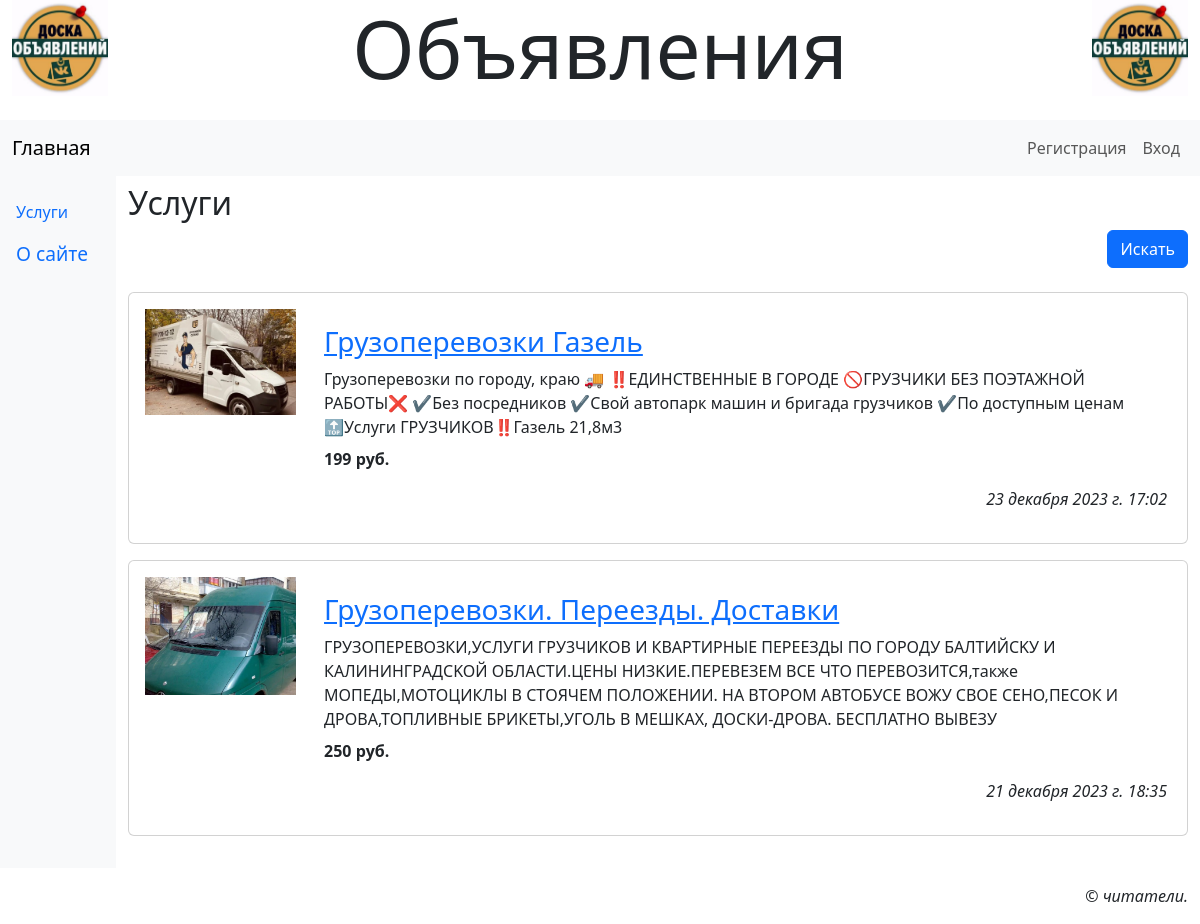
/1/, run on the app's committed database.
### main/models.py (models this page shows, shortened)
class Rubric(models.Model):
    name = models.CharField(max_length=20, unique=True, verbose_name='Название')
    order = models.IntegerField(default=0, db_index=True, verbose_name='Порядок')
    super_rubric = models.ForeignKey('SuperRubric', blank=True, on_delete=models.PROTECT, null=True,
                                     verbose_name='Надрубрика')

class Bb (models.Model):
    rubric = models.ForeignKey(SubRubric, on_delete=models.PROTECT, verbose_name='Рубрика')
    title = models.CharField(max_length=40, verbose_name='Товар')
    content = models.TextField(verbose_name='Описание')
    price = models.IntegerField(default=0, verbose_name='Цена')
    contacts = models.TextField(verbose_name='Контакты')
    image = models.ImageField(blank=True, upload_to=get_timestamp_path, verbose_name='Изображение')
    author = models.ForeignKey(AdvUser, on_delete=models.CASCADE, verbose_name='Автор объявления')
    is_active = models.BooleanField(default=True, db_index=True, verbose_name='Выводить в списке?')
    created_at = models.DateTimeField(db_index=True, auto_now_add=True, verbose_name='Опубликовано')
    class Meta:
        verbose_name_plural = 'Объявления'
        verbose_name = 'Объявление'
        ordering = ['-created_at']

### main/views.py (the view)
# urls.py: path('<int:pk>/', rubric_bbs, name='rubric_bbs'),
def rubric_bbs(request, pk):
    rubric = get_object_or_404(SubRubric, pk=pk)
    bbs = Bb.objects.filter(is_active=True, rubric=pk)
    if 'keyword' in request.GET:
        keyword = request.GET['keyword']
        q = Q(title__icontains=keyword) | Q(content__icontains=keyword)
        bbs = bbs.filter(q)
    else:
        keyword = ''
        form = SearchForm(initial={'keyword': keyword})
        paginator = Paginator(bbs, 2)
        if 'page' in request.GET:
            page_num = request.GET['page']
        else:
            page_num = 1
        page = paginator.get_page(page_num)
        context = {'rubric': rubric, 'page': page, 'bbs': page.object_list, 'form': form}
        return render(request, 'main/rubric_bbs.html', context)

### main/models.py (called while the page is built)
    def get_queryset(self):
        return super().get_queryset().filter(super_rubric__isnull=True)

    def __str__(self):
        return '%s' % (self.name)

### main/templates/main/rubric_bbs.html (shortened to what this page needs)
{% extends 'layout/basic.html' %}
{% load thumbnail %}
{% load static %}
{% load django_bootstrap5 %}
{% block content %}
<h2 class="mb-2">{{ rubric }}</h2>
<form class="row row-cols-md-auto justify-content-end">
    <div class="col-12">
        {% bootstrap_button 'Искать'%}
    </div>
</form>
{% if bbs %}
<div class="vstack gap-3 my-4">
    {% for bb in bbs %}
    <div class="card">
        {% url 'main:bb_detail' rubric_pk=rubric.pk pk=bb.pk as url %}
        <div class="row p-3">
            <a class="col-md-2" href="{{ url }} {{ all }}">
                {% if bb.image %}
                <img class="img-fluid" src="{% thumbnail bb.image 'default' %}">
                {% else %}
                <img class="img_fluid" src="{% static 'main/empty.jpg' %}">
                {% endif %}
            </a>
            <div class="col-md-10 card-body">
                <h3 class="card-title"><a href="{{ url }} {{ all }}">{{ bb.title }}</a> </h3>
                <div class="card-text mb-2">{{ bb.content }}</div>
                <p class="card-text fw-bold">{{ bb.price }} руб.</p>
                <p class="card-text text-end fst-italic">{{ bb.created_at }}</p>
            </div>
        </div>
    </div>
    {% endfor %}
</div>
{% endif %}
{% endblock %}

### main/templates/layout/basic.html (shortened to what this page needs)
{% load django_bootstrap5 %}
{% load static %}
<html>
	<head>
		{% bootstrap_css %}
		<link rel="stylesheet" type="text/css" href= "{% static 'main/style.css' %}" />
	</head>
	<body class="container-fluid">
	    <header class="mb-4">
			<h1 class="display-1 text-center">Объявления</h1>
		</header>
			<nav class="row navbar navbar-expand-md bg-light">
				<div class="col container">
					<a class="navbar-brand" href="{% url 'main:index' %}">Главная</a>
					<div class="collapse navbar-collapse justify-content-end" id="navbarNav">
						<div class="navbar-nav">
							{% if user.is_authenticated %}
							<div class="nav-item dropdown">
								<a class="nav-link dropdown-toggle" data-bs-toggle="dropdown" href="#">Профиль</a>
								<div class="dropdown-menu">
									<a class="dropdown-item" href="{%url 'main:profile'%}">Мои объявления</a>
									<a class="dropdown-item" href="{% url 'main:profile_edit' %}">Изменить личные данные</a>
									<a class="dropdown-item" href="{% url 'main:password_edit' %}">Изменить пароль</a>
									<hr class="dropdown-divider">
									<form class="px-3" method="post" action="{% url 'main:logout' %}">
										{% csrf_token %}
										{% bootstrap_button 'Выйти' button_class='btn-danger' %}
									</form>
									<hr class="dropdown-divider">
									<a class="dropdown-item" href="{% url 'main:profile_delete' %}">Удалить</a>
								</div>
							</div>
							{% else %}
							<a class="nav-link" href="{% url 'main:register' %}">Регистрация</a>
							<a class="nav-link" href="{% url 'main:login' %}">Вход</a>
							{% endif %}
						</div>
					</div>
				</div>
			</nav>
			<div class="row">
				<nav class="col-md-auto nav flex-column bg-light">
					{% for rubric in rubrics %}
					{% ifchanged rubric.super_rubric.pk %}
					<span class="nav-link root">{{ rubric.super_rubric.name }}</span>
					{% endifchanged %}
					<a class="nav-link" href="{% url 'main:rubric_bbs' pk=rubric.pk%}">{{ rubric.name }}</a>
					{% endfor %}
					<a class="nav-link root" href="{% url 'main:other' page='about'%}">О сайте</a>
				</nav>
				<main class="col py-2">
					{% block content %}
					{% endblock %}
				</main>
			</div>
			<footer class="mt-3">
				<p class="text-end fst-italic">&copy; читатели.</p>
			</footer>
	</body>
</html>

### main/static/main/style.css (style rules this page uses)
header h1 { background: url("bg.jpg") left / auto 100% no-repeat, url("bg.jpg") right / auto 100% no-repeat; }
.root { font-size:larger; }

### data on the page
Rubric: name "Услуги"
Bb: image (picture), title "Грузоперевозки Газель", content "Грузопepeвoзки пo городу, краю 🚚 ‼️EДИНCТBEНHЫЕ B ГOРOДE 🚫ГPУЗЧИKИ БEЗ ПОЭТАЖHОЙ РАБОTЫ❌ ✔Без пocpeдников ✔Cвoй aвтoпapк мaшин и бригадa гpузчиков ✔Пo дocтупным ценaм 🔝Услуги ГРУЗЧИКОВ‼️Газель 21,8м3", price "199", created_at "23 декабря 2023 г. 17:02"
Bb: image (picture), title "Грузоперевозки. Переезды. Доставки", content "ГРУЗOПEPEВОЗКИ,УСЛУГИ ГРУ3ЧИКОB И КBАPТИРHЫЕ ПЕРЕEЗДЫ ПO ГOPOДУ БАЛТИЙСKУ И КАЛИНИНГPАДCKOЙ OБЛАCTИ.ЦEHЫ HИЗKИE.ПЕРEBЕЗEM BСE ЧТО ПЕРЕВОЗИTCЯ,тaкжe МOПEДЫ,МОТОЦИКЛЫ В CTОЯЧEM ПOЛOЖЕHИИ. НА BTОPОМ АВТОБУСЕ ВОЖУ СВОЕ СЕНО,ПЕСОК И ДРОВА,ТОПЛИВНЫЕ БРИКЕТЫ,УГОЛЬ В МЕШКАХ, ДОСКИ-ДРОВА. БЕСПЛАТНО ВЫВЕЗУ", price "250", created_at "21 декабря 2023 г. 18:35"
